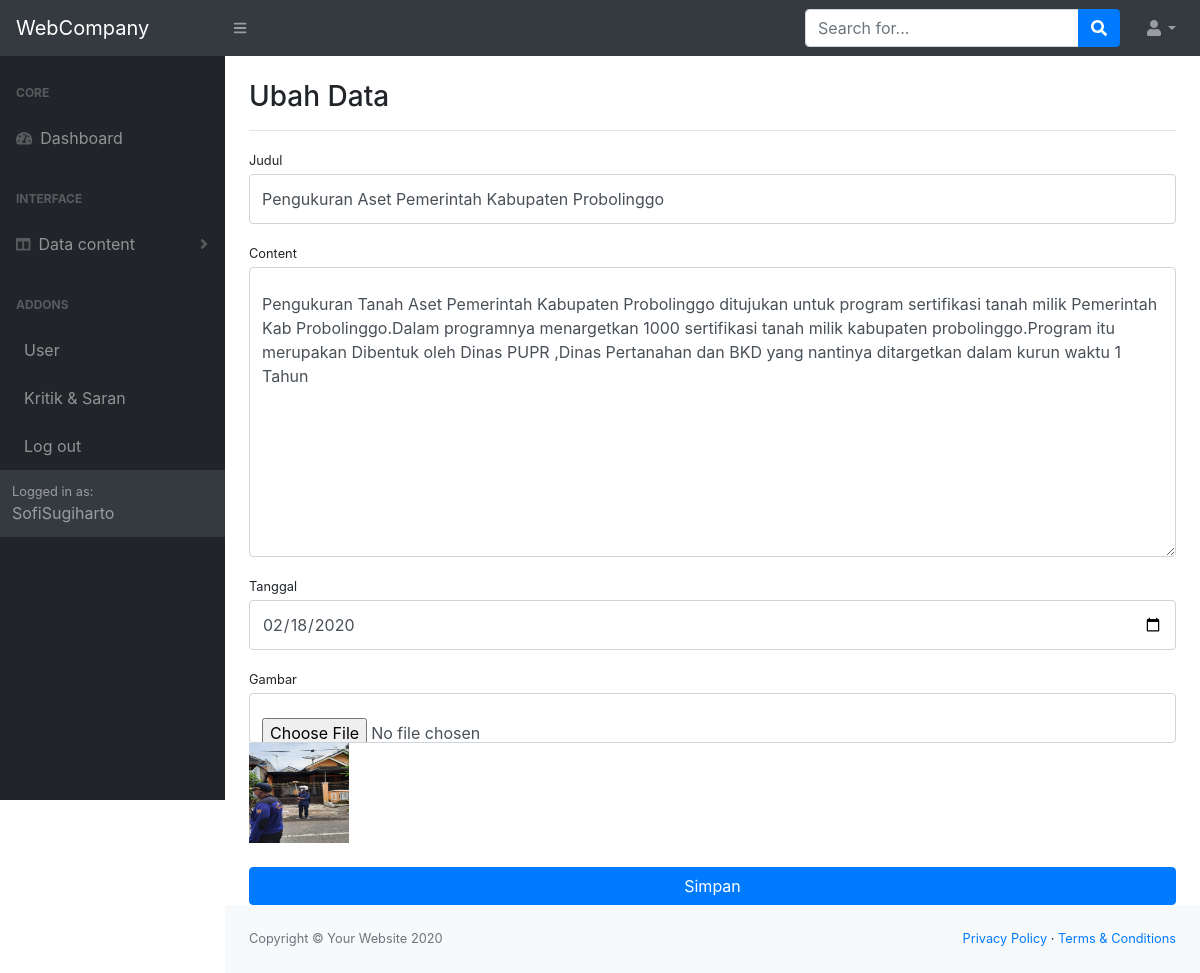
Screenshot of /admin/?hal=ubahberita&id=3 (signed in) with the database file from the repository.
### tables this page shows
CREATE TABLE `berita` (
  `id_berita` int(11) NOT NULL,
  `judul_berita` text NOT NULL,
  `content_berita` text NOT NULL,
  `tanggal` date NOT NULL,
  `gambar` text NOT NULL,
  `id_user` int(11) NOT NULL
);

### admin/pages/ubahberita.php (the view, shortened to what this page needs)
<?php
    $id = $_GET['id'];
    $sql = "SELECT * FROM berita WHERE id_berita = '$id'";
    $q = mysqli_query($k,$sql);
    $r = mysqli_fetch_assoc($q);
?>
<h3 class="mt-4">Ubah Data</h3>
<hr>
<form method="post" action=""enctype="multipart/form-data" >
            <div class="form-row">
                <div class="col-md-12">
                    <div class="form-group">
                        <label class="small mb-1" >Judul</label>
                        <input name="txtjudul"  value="<?=$r['judul_berita']?>" class="form-control py-4" type="text" placeholder="Masukkan Judul" />
                    </div>
                </div>
            </div>
            <div class="form-group">
                <label class="small mb-1" >Content</label>
                <textarea name="txtcontent"  id="" cols="30" rows="10"class="form-control py-4"><?=$r['content_berita']?></textarea>
            </div>
            <div class="form-group">
                <label class="small mb-1" >Tanggal</label>
                <input name="txttanggal"  value="<?=$r['tanggal']?>" class="form-control py-4" type="date" />
            </div>
            <div class="form-group">
                <label class="small mb-1" >Gambar</label>
                <input name="txtgambar" class="form-control py-4" type="file">
                <img src="../gambar/<?=$r['gambar']?>" alt="" width="100" height="100">
            </div>
            <div class="form-group mt-4 mb-0">
                <input type="submit" value="Simpan" name="simpan" class="btn btn-primary btn-block">
            </div>
</form>

### rows the page displays
berita: txtjudul "Pengukuran Aset Pemerintah Kabupaten Probolinggo", txtcontent "Pengukuran Tanah Aset Pemerintah Kabupaten Probolinggo ditujukan untuk program sertifikasi tanah milik Pemerintah Kab Probolinggo.Dalam programnya menargetkan 1000 sertifikasi tanah milik kabupaten probolinggo.Program itu merupakan Dibentuk oleh Dinas PUPR ,Dinas Pertanahan dan BKD yang nantinya ditargetkan dalam kurun waktu 1 Tahun", txttanggal "02/18/2020", gambar (picture)

### other values shown
$_SESSION['namauser'] "SofiSugiharto"
